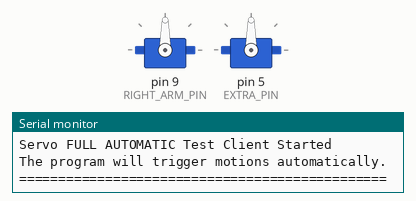
A sketch run on a simulated Arduino Uno, built with avr-gcc and run on an emulated ATmega328P. Parts: 2 × servo, the last lines printed to the serial monitor.

Above: at 0.15 s.
At 10.35 s:
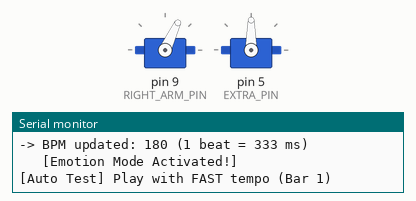
At 11.55 s:
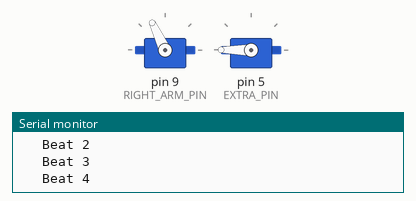
At 16.95 s:
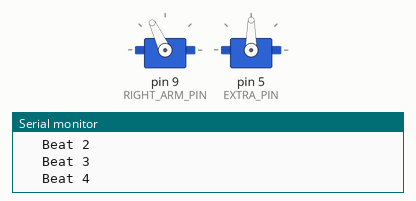
Timing chart, 0 to 22.1 s (numbered marks = the images above):
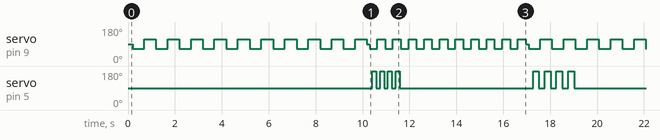

Measured:
- by itself, servo on pin 9 (RIGHT_ARM_PIN): moves between 65° and 115°, repeating every 16.9 s
- by itself, servo on pin 5 (EXTRA_PIN): repeats every 16.9 s: 3 × (90° 0.17 s, 180° 0.17 s), 90° 5.7 s, 3 × (180° 0.25 s, 90° 0.25 s), 180° 0.25 s, 90° 8.3 s, 180° 0.17 s

The sketch:

testtest.ino
```cpp
#include <Servo.h>

// ==================================================
// 全自動テスト専用クライアント
// シリアル入力やWi-Fiは不要です。電源を入れれば自動で
// 「演奏」と「BPM変更」のテストサイクルを繰り返します。
// ==================================================

// =====================
// 楽器選択
// =====================
#define PIANO      1
#define TROMBONE   2
#define VIOLIN     3
#define CASTANET   4

// テストしたい人形に合わせてここを変更
//#define INSTRUMENT PIANO
//#define INSTRUMENT TROMBONE
#define INSTRUMENT VIOLIN
//#define INSTRUMENT CASTANET

// =====================
// サーボピン設定
// =====================
const int RIGHT_ARM_PIN = 9;
const int LEFT_ARM_PIN  = 11;
const int EXTRA_PIN     = 5;

// =====================
// サーボオブジェクト
// =====================
Servo rightArmServo;
Servo leftArmServo;
Servo extraServo;

// =====================
// 基本角度
// =====================
const int ARM_REST_ANGLE = 90;

// ピアノ
const int PIANO_RIGHT_PLAY_ANGLE = 70;
const int PIANO_LEFT_PLAY_ANGLE  = 110;

// トロンボーン
const int TROMBONE_FORWARD_ANGLE = 65;
const int TROMBONE_BACK_ANGLE    = 115;

// ヴァイオリン
const int VIOLIN_BOW_LEFT_ANGLE  = 65;
const int VIOLIN_BOW_RIGHT_ANGLE = 115;

// カスタネット
const int CASTANET_PLAY_ANGLE = 50;

// ヴァイオリン首
const int HEAD_CENTER_ANGLE = 90;
const int HEAD_LEFT_ANGLE   = 90;
const int HEAD_RIGHT_ANGLE  = 180;

// カスタネット口
const int MOUTH_CLOSE_ANGLE = 90;
const int MOUTH_OPEN_ANGLE  = 60;

// =====================
// BPM・小節管理
// =====================
uint8_t currentBPM = 120;
uint8_t currentBar = 0;

unsigned long beatInterval = 500;   // 1拍の時間 ms
unsigned long barStartTime = 0;
unsigned long nextBeatTime = 0;

int beatInBar = 0;
const int BEATS_PER_BAR = 4;

bool barActive = false;
bool armDirection = false;

// =====================
// サーボを戻すための管理
// =====================
bool rightArmReturnActive = false;
bool leftArmReturnActive  = false;
bool extraReturnActive    = false;

unsigned long rightArmReturnTime = 0;
unsigned long leftArmReturnTime  = 0;
unsigned long extraReturnTime    = 0;

// =====================
// BPM変更時の演出管理
// =====================
bool emotionActive = false;
unsigned long emotionStartTime = 0;
unsigned long emotionEndTime = 0;
unsigned long lastEmotionMoveTime = 0;
bool emotionDirection = false;

// BPM変更時の演出を何拍分続けるか
const int EMOTION_BEATS = 4;

// =====================
// 【追加】自動テスト用変数
// =====================
unsigned long lastAutoTriggerTime = 0;
int autoTestStep = 0;

// =====================
// setup
// =====================
void setup() {
  Serial.begin(9600);

  setupServos();
  calculateBeatInterval();

  Serial.println("===============================================");
  Serial.println("Servo FULL AUTOMATIC Test Client Started");
  Serial.println("The program will trigger motions automatically.");
  Serial.println("===============================================");

  lastAutoTriggerTime = millis();
}

// =====================
// loop
// =====================
void loop() {
  runAutomaticTestTimeline(); // 【変更】ここでタイムラインを自動進行

  updateNormalMotion();
  updateEmotionMotion();
  updateServoReturn();
}

// =====================
// サーボ初期化
// =====================
void setupServos() {
#if INSTRUMENT == PIANO
  rightArmServo.attach(RIGHT_ARM_PIN);
  leftArmServo.attach(LEFT_ARM_PIN);
  rightArmServo.write(ARM_REST_ANGLE);
  leftArmServo.write(ARM_REST_ANGLE);

#elif INSTRUMENT == TROMBONE
  rightArmServo.attach(RIGHT_ARM_PIN);
  rightArmServo.write(ARM_REST_ANGLE);

#elif INSTRUMENT == VIOLIN
  rightArmServo.attach(RIGHT_ARM_PIN);
  extraServo.attach(EXTRA_PIN);
  rightArmServo.write(ARM_REST_ANGLE);
  extraServo.write(HEAD_CENTER_ANGLE);

#elif INSTRUMENT == CASTANET
  rightArmServo.attach(RIGHT_ARM_PIN);
  extraServo.attach(EXTRA_PIN);
  rightArmServo.write(ARM_REST_ANGLE);
  extraServo.write(MOUTH_CLOSE_ANGLE);
#endif
}

// =====================
// 【追加】自動テストシナリオ進行
// delayを使わず、前の動作が終わったタイミングで次を発動
// =====================
void runAutomaticTestTimeline() {
  // 現在演奏中の場合は、次の自動トリガーは待つ
  if (barActive) {
    return;
  }

  unsigned long now = millis();

  // 小節演奏が終わってから、次のアクションまで1.5秒の「間」を開ける
  if (now - lastAutoTriggerTime >= 0) {
    lastAutoTriggerTime = now;

    // ステップごとのテストシナリオ
    switch (autoTestStep) {
      case 0:
        Serial.println("\n[Auto Test] --- Step 1: Start playing at BPM 120 ---");
        startBarMotion(1); // 1小節目を開始
        autoTestStep++;
        break;

      case 1: case 2: case 3: case 4:
        Serial.print("[Auto Test] Continue playing (Bar ");
        Serial.print(autoTestStep + 1);
        Serial.println(")");
        startBarMotion(autoTestStep + 1);
        autoTestStep++;
        break;

      case 5:
        Serial.println("\n[Auto Test] --- Step 2: Speed up! Change BPM to 180 ---");
        updateBPM(180); // BPMを180に変更（Emotion機能が発動）
        autoTestStep++;
        break;

      case 6: case 7: case 8: case 9: case 10:
        Serial.print("[Auto Test] Play with FAST tempo (Bar ");
        Serial.print(autoTestStep - 5);
        Serial.println(")");
        startBarMotion(autoTestStep - 5);
        autoTestStep++;
        break;

      case 11:
        Serial.println("\n[Auto Test] --- Step 3: Slow down! Reset BPM to 120 ---");
        updateBPM(120); // BPMを120に戻す
        autoTestStep = 0; // ループをリセットして最初に戻る
        break;
    }
  }
}

// =====================
// BPM更新
// =====================
void updateBPM(uint8_t newBPM) {
  if (newBPM == currentBPM) {
    return;
  }

  currentBPM = newBPM;
  calculateBeatInterval();

  Serial.print("-> BPM updated: ");
  Serial.print(currentBPM);
  Serial.print(" (1 beat = ");
  Serial.print(beatInterval);
  Serial.println(" ms)");

  startEmotion();
}

// =====================
// 1拍の時間を計算
// =====================
void calculateBeatInterval() {
  beatInterval = 60000UL / currentBPM;
}

// =====================
// 小節番号を受信したとき
// =====================
void startBarMotion(uint8_t barNumber) {
  currentBar = barNumber;

  barStartTime = millis();
  nextBeatTime = barStartTime;
  beatInBar = 0;
  barActive = true;
}

// =====================
// 通常演奏サーボ動作
// =====================
void updateNormalMotion() {
  if (!barActive) {
    return;
  }

  unsigned long now = millis();

  if (beatInBar < BEATS_PER_BAR && now >= nextBeatTime) {
    Serial.print("   Beat ");
    Serial.println(beatInBar + 1);
    triggerBeatMotion(beatInBar);

    beatInBar++;
    nextBeatTime += beatInterval;
  }

  if (beatInBar >= BEATS_PER_BAR &&
      now - barStartTime >= beatInterval * BEATS_PER_BAR) {
    barActive = false;
    resetMainServos();
    // 演奏が終了した時刻を記録（次の自動トリガーの基準にする）
    lastAutoTriggerTime = millis();
  }
}

// =====================
// 拍ごとの楽器動作
// =====================
void triggerBeatMotion(int beat) {
  unsigned long pulseTime = beatInterval / 4;

  if (pulseTime < 80) pulseTime = 80;
  if (pulseTime > 250) pulseTime = 250;

#if INSTRUMENT == PIANO
  if (beat % 2 == 0) {
    triggerRightArmPulse(PIANO_RIGHT_PLAY_ANGLE, pulseTime);
  } else {
    triggerLeftArmPulse(PIANO_LEFT_PLAY_ANGLE, pulseTime);
  }

#elif INSTRUMENT == TROMBONE
  armDirection = !armDirection;
  if (armDirection) {
    rightArmServo.write(TROMBONE_FORWARD_ANGLE);
  } else {
    rightArmServo.write(TROMBONE_BACK_ANGLE);
  }

#elif INSTRUMENT == VIOLIN
  armDirection = !armDirection;
  if (armDirection) {
    rightArmServo.write(VIOLIN_BOW_LEFT_ANGLE);
  } else {
    rightArmServo.write(VIOLIN_BOW_RIGHT_ANGLE);
  }

#elif INSTRUMENT == CASTANET
  triggerRightArmPulse(CASTANET_PLAY_ANGLE, pulseTime);
#endif
}

// =====================
// BPM変更時の演出開始
// =====================
void startEmotion() {
#if INSTRUMENT == VIOLIN || INSTRUMENT == CASTANET
  Serial.println("   [Emotion Mode Activated!]");
  emotionActive = true;
  emotionStartTime = millis();
  emotionEndTime = emotionStartTime + beatInterval * EMOTION_BEATS;
  lastEmotionMoveTime = 0;
  emotionDirection = false;
#endif
}

// =====================
// BPM変更時の第二駆動
// =====================
void updateEmotionMotion() {
  if (!emotionActive) {
    return;
  }

  unsigned long now = millis();

  if (now >= emotionEndTime) {
    resetEmotionServo();
    emotionActive = false;
    Serial.println("   [Emotion Mode Finished]");
    return;
  }

  unsigned long emotionInterval = beatInterval / 2;
  if (emotionInterval < 100) emotionInterval = 100;

  if (now - lastEmotionMoveTime >= emotionInterval) {
    lastEmotionMoveTime = now;
    emotionDirection = !emotionDirection;

#if INSTRUMENT == VIOLIN
    if (emotionDirection) {
      extraServo.write(HEAD_LEFT_ANGLE);
    } else {
      extraServo.write(HEAD_RIGHT_ANGLE);
    }

#elif INSTRUMENT == CASTANET
    if (emotionDirection) {
      extraServo.write(MOUTH_OPEN_ANGLE);
    } else {
      extraServo.write(MOUTH_CLOSE_ANGLE);
    }
#endif
  }
}

// =====================
// 右腕パルス
// =====================
void triggerRightArmPulse(int angle, unsigned long pulseTime) {
  rightArmServo.write(angle);
  rightArmReturnActive = true;
  rightArmReturnTime = millis() + pulseTime;
}

// =====================
// 左腕パルス
// =====================
void triggerLeftArmPulse(int angle, unsigned long pulseTime) {
  leftArmServo.write(angle);
  leftArmReturnActive = true;
  leftArmReturnTime = millis() + pulseTime;
}

// =====================
// 追加サーボパルス
// =====================
void triggerExtraPulse(int angle, unsigned long pulseTime) {
  extraServo.write(angle);
  extraReturnActive = true;
  extraReturnTime = millis() + pulseTime;
}

// =====================
// サーボを元に戻す
// =====================
void updateServoReturn() {
  unsigned long now = millis();

  if (rightArmReturnActive && now >= rightArmReturnTime) {
    rightArmServo.write(ARM_REST_ANGLE);
    rightArmReturnActive = false;
  }

  if (leftArmReturnActive && now >= leftArmReturnTime) {
    leftArmServo.write(ARM_REST_ANGLE);
    leftArmReturnActive = false;
  }

  if (extraReturnActive && now >= extraReturnTime) {
    resetEmotionServo();
    extraReturnActive = false;
  }
}

// =====================
// 通常演奏サーボを待機位置へ戻す
// =====================
void resetMainServos() {
#if INSTRUMENT == PIANO
  rightArmServo.write(ARM_REST_ANGLE);
  leftArmServo.write(ARM_REST_ANGLE);
#else
  rightArmServo.write(ARM_REST_ANGLE);
#endif
}

// =====================
// 第二駆動サーボを初期位置へ戻す
// =====================
void resetEmotionServo() {
#if INSTRUMENT == VIOLIN
  extraServo.write(HEAD_CENTER_ANGLE);
#elif INSTRUMENT == CASTANET
  extraServo.write(MOUTH_CLOSE_ANGLE);
#endif
}
```
